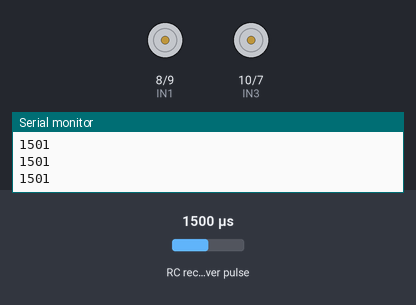
The sketch below on a simulated Arduino Uno, built with avr-gcc and run on an emulated ATmega328P. Shown: motor-driver pin pairs drawn as motors (green arrow = first pin HIGH = forward, orange = second pin HIGH = backward, longer = more drive, scaled by the enable pin), the last lines printed to the serial monitor. Wiring (inferred from the names in the program): RC receiver channel: data A2. Inputs (shaded band) come from the test bench; at power-on: RC receiver pulse 1500 µs.

Above: at 1.2 s.
1.3 s: RC receiver pulse (sensor on A2) set to 1265 µs
2.8 s: RC receiver pulse (sensor on A2) set to 1243 µs
At 3.1 s:
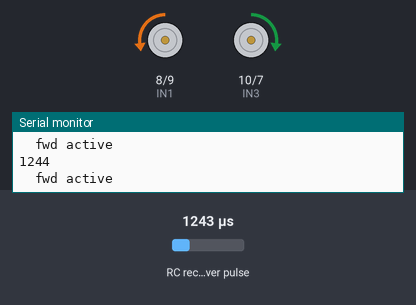
4.3 s: RC receiver pulse (sensor on A2) set to 1750 µs
At 5.5 s:
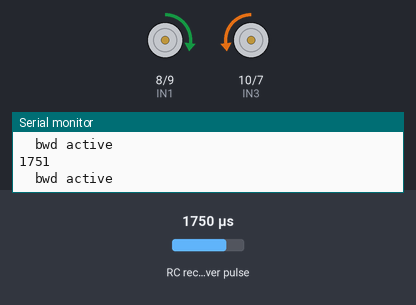
5.8 s: RC receiver pulse (sensor on A2) set to 1736 µs
At 6.6 s:
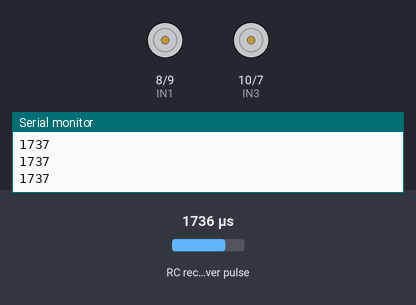
7.3 s: RC receiver pulse (sensor on A2) set to 1020 µs
At 7.7 s:
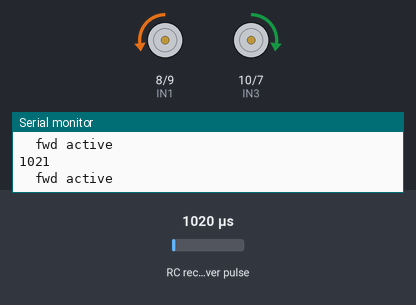
8.8 s: RC receiver pulse (sensor on A2) set to 1980 µs
At 10.1 s:
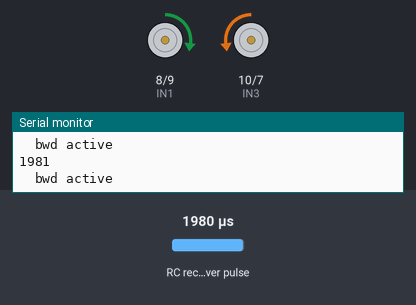
Timing chart, 0 to 11.3 s (numbered marks = the images above; inputs shaded):
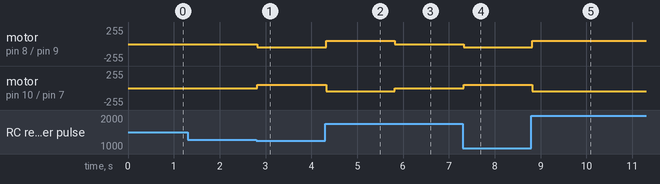

Measured:
- the behaviour switches between 1250 and 1249 µs on RC receiver pulse (sensor on A2) (found by bisection; images 0 and 1)
- the behaviour switches between 1749 and 1748 µs on RC receiver pulse (sensor on A2) (found by bisection; images 2 and 3)
- after the input at 2.8 s, motor on pin 8 (IN1) / pin 9 (IN2): stopped → backward 50/255 at once; motor on pin 10 (IN3) / pin 7 (IN4): stopped → forward 50/255 at once
- after the input at 4.3 s, motor on pin 8 (IN1) / pin 9 (IN2): backward 50/255 → forward 50/255 at once; motor on pin 10 (IN3) / pin 7 (IN4): forward 50/255 → backward 50/255 at once
- after the input at 5.8 s, motor on pin 8 (IN1) / pin 9 (IN2): forward 50/255 → stopped at once; motor on pin 10 (IN3) / pin 7 (IN4): backward 50/255 → stopped at once
- after the input at 7.3 s, motor on pin 8 (IN1) / pin 9 (IN2): stopped → backward 50/255 at once; motor on pin 10 (IN3) / pin 7 (IN4): stopped → forward 50/255 at once
- after the input at 8.8 s, motor on pin 8 (IN1) / pin 9 (IN2): backward 50/255 → forward 50/255 at once; motor on pin 10 (IN3) / pin 7 (IN4): forward 50/255 → backward 50/255 at once

The sketch:

Master.ino
```cpp
/*

  Master for Car 2

*/

//M1:
#define EN1 6
#define IN1 8
#define IN2 9


//M2:
#define EN2 11
#define IN3 10
#define IN4 7

#define CH2 A2

#define FORWARD 1
#define BACKWARD 2

#define LEFT 3
#define RIGHT 4
#define CENTRE 5
#define LEFTBWD 6
#define RIGHTBWD 7

int speed = 50;
int turnDirection;

int ch2;


void change_direc (bool direct) {
  if ((direct == HIGH || direct == LOW)) {

    digitalWrite(IN1, !direct);
    digitalWrite(IN2, direct);
    digitalWrite(IN3, direct);
    digitalWrite(IN4, !direct);
  }
}

void run_motors (int speed, int direc) {


  if (direc == 1) {
    analogWrite(EN1, speed);
    analogWrite(EN2, speed);
    Serial.println("  fwd active  ");
    change_direc(HIGH); //forward //high
  }

  else if (direc == 2) {
    analogWrite(EN1, speed);
    analogWrite(EN2, speed);
    Serial.println("  bwd active  ");
    change_direc(LOW); //backward //low

  }
  else if (direc == 3) {
    analogWrite(EN1, speed * 1.25);
    analogWrite(EN2, speed * 0.75);
    change_direc(HIGH);
  }
  else if (direc == 4) {
    analogWrite(EN1, speed * 0.75);
    analogWrite(EN2, speed * 1.25);
    change_direc(HIGH);
  }
  else if (direc == 6) {
    analogWrite(EN1, speed * 0.75);
    analogWrite(EN2, speed * 1.25);
    change_direc(LOW);
  }
  else if (direc == 7) {
    analogWrite(EN1, speed * 1.25);
    analogWrite(EN2, speed * 0.75);
    change_direc(LOW);
  }
}

void motor_off () {
  analogWrite(EN1, 0);
  analogWrite(EN2, 0);
}


void setup()
{
  Serial.begin(115200);


  pinMode(IN1, OUTPUT);
  pinMode(IN2, OUTPUT);
  pinMode(EN1, OUTPUT);

  pinMode(IN3, OUTPUT);
  pinMode(IN4, OUTPUT);
  pinMode(EN2, OUTPUT);


  pinMode(CH2, INPUT);

}

void loop() {
  ch2 = pulseIn(CH2, HIGH, 25000);
  Serial.println(ch2);
  // centre = 1481/1487


  if (ch2 >= 1750) {

      run_motors(speed, BACKWARD);

  }
  else if (ch2 <= 1250 and ch2 != 0) {

      run_motors(speed, FORWARD);

  }

  else { //run idle
    motor_off();
  }
}
```
